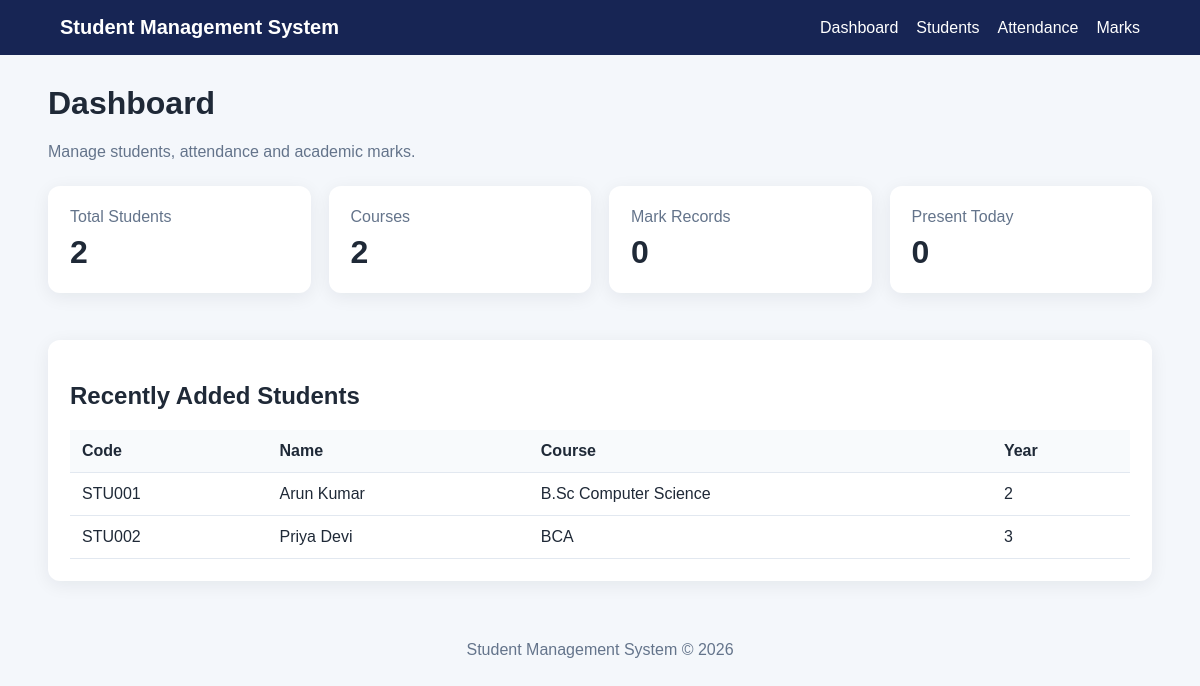
The page / on the database its author committed.
### tables this page shows
CREATE TABLE IF NOT EXISTS students (
 id INT AUTO_INCREMENT PRIMARY KEY,
 student_code VARCHAR(30) NOT NULL UNIQUE,
 first_name VARCHAR(80) NOT NULL,
 last_name VARCHAR(80) NOT NULL,
 email VARCHAR(150) NOT NULL UNIQUE,
 phone VARCHAR(30),
 course VARCHAR(100) NOT NULL,
 department VARCHAR(100),
 year_level INT NOT NULL,
 date_of_birth DATE,
 gender VARCHAR(20),
 address TEXT,
 created_at TIMESTAMP DEFAULT CURRENT_TIMESTAMP,
 updated_at TIMESTAMP DEFAULT CURRENT_TIMESTAMP ON UPDATE CURRENT_TIMESTAMP
);

### index.php (the view)
<?php
require 'config.php'; $pageTitle='Dashboard';
$totalStudents=(int)$pdo->query("SELECT COUNT(*) FROM students")->fetchColumn();
$totalCourses=(int)$pdo->query("SELECT COUNT(DISTINCT course) FROM students")->fetchColumn();
$totalMarks=(int)$pdo->query("SELECT COUNT(*) FROM marks")->fetchColumn();
$presentToday=(int)$pdo->query("SELECT COUNT(*) FROM attendance WHERE attendance_date=CURDATE() AND status='Present'")->fetchColumn();
$recent=$pdo->query("SELECT * FROM students ORDER BY created_at DESC LIMIT 5")->fetchAll();
require 'header.php'; ?>
<h1>Dashboard</h1><p class="muted">Manage students, attendance and academic marks.</p>
<div class="cards">
<div class="card"><span>Total Students</span><strong><?= $totalStudents ?></strong></div>
<div class="card"><span>Courses</span><strong><?= $totalCourses ?></strong></div>
<div class="card"><span>Mark Records</span><strong><?= $totalMarks ?></strong></div>
<div class="card"><span>Present Today</span><strong><?= $presentToday ?></strong></div></div>
<div class="panel"><h2>Recently Added Students</h2><table>
<tr><th>Code</th><th>Name</th><th>Course</th><th>Year</th></tr>
<?php foreach($recent as $s): ?><tr>
<td><?= htmlspecialchars($s['student_code']) ?></td><td><?= htmlspecialchars($s['first_name'].' '.$s['last_name']) ?></td>
<td><?= htmlspecialchars($s['course']) ?></td><td><?= (int)$s['year_level'] ?></td></tr><?php endforeach; ?>
</table></div><?php require 'footer.php'; ?>

### style.css (style rules this page uses)
* { box-sizing:border-box }
body { margin:0;font-family:Arial,sans-serif;background:#f4f7fb;color:#1f2937 }
.cards { display:grid;grid-template-columns:repeat(4,1fr);gap:18px;margin:25px 0 }
.card,.panel { background:#fff;border-radius:12px;padding:22px;box-shadow:0 4px 18px rgba(15,23,42,.07);margin-bottom:22px }
.card span { display:block;color:#64748b }
.card strong { font-size:32px;display:block;margin-top:8px }
table { width:100%;border-collapse:collapse }
th,td { text-align:left;padding:12px;border-bottom:1px solid #e2e8f0 }
th { background:#f8fafc }
.muted { color:#64748b }

### rows shown on the page
students: student_code "STU001", first_name+last_name "Arun Kumar", course "B.Sc Computer Science", year_level "2"
students: student_code "STU002", first_name+last_name "Priya Devi", course "BCA", year_level "3"

### other values the page prints
$totalStudents "2"
$totalCourses "2"
$totalMarks "0"
$presentToday "0"
